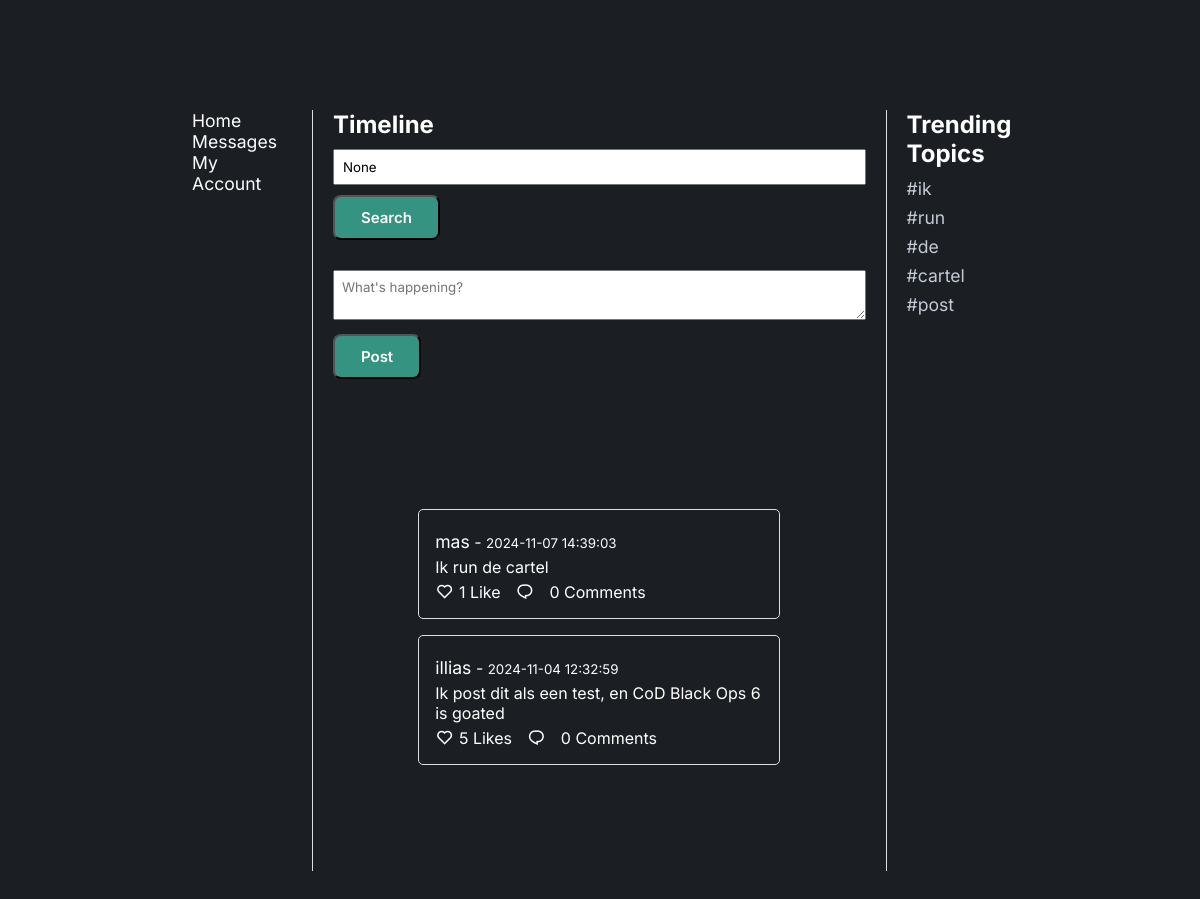
The app's page /home, older data.
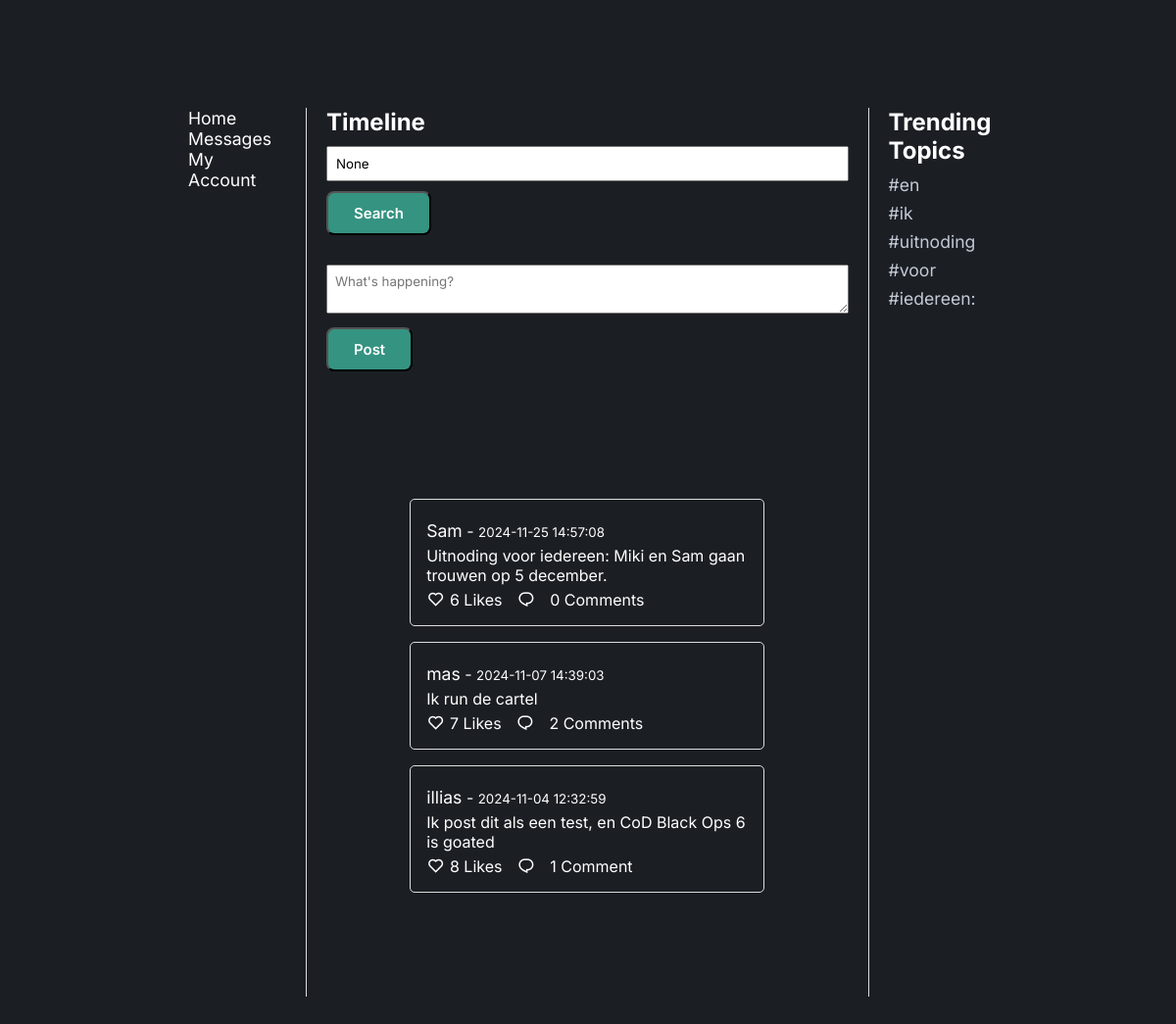
The same page, newer data.
### app/models.py (models this page shows, shortened)
class Post(db.Model):
    id = db.Column(db.Integer, primary_key=True)
    username = db.Column(db.String(50), nullable=False)
    content = db.Column(db.String(280), nullable=False)
    timestamp = db.Column(db.DateTime, default=datetime.utcnow)
    like_count = db.Column(db.Integer, default=0)
    topics = db.Column(db.String(200))
    comments = db.relationship('Comment', backref='post', cascade="all, delete-orphan")

### app/routes.py (the view)
@main.route('/home')
def home():
    search_query = request.args.get('query')
    if search_query:
        posts = Post.query.filter(
            (Post.username.contains(search_query)) |
            (Post.content.contains(search_query))
        ).order_by(Post.timestamp.desc()).all()
    else:
        posts = Post.query.order_by(Post.timestamp.desc()).all()
    trending_topics = get_trending_topics(posts)
    return render_template('home.html', posts=posts, search_query=search_query, trending_topics=trending_topics)

### app/routes.py (called while the page is built)
def get_trending_topics(posts, num_trends=5):
    words = []
    for post in posts:
        words.extend(post.content.lower().split())
    common_words = Counter(words).most_common(num_trends)
    trending_topics = [word for word, _ in common_words]
    return trending_topics

### app/templates/home.html (shortened to what this page needs)
<!DOCTYPE html>
<html lang="en">
  <head>
    <link rel="stylesheet" href="{{ url_for('static', filename='stylesheet.css') }}" />
    <link href="https://cdn.jsdelivr.net/npm/remixicon@4.3.0/fonts/remixicon.css" rel="stylesheet" />
  </head>
  <body>
    <section>
      <div class="container">
        <div class="main-content">
        <div class="navbar">
          <a href="{{ url_for('main.home') }}" >Home</a>
          <a href="{{ url_for('main.inbox') }}">Messages</a>
          <a href="{{ url_for('main.view_account') }}" class="account-link">My Account</a>
        </div>
          <div class="timeline-content">
            <h1>Timeline</h1>
            <form action="{{ url_for('main.home') }}" method="GET">
              <input type="text" name="query" placeholder="Search posts..." value="{{ search_query }}" />
              <button type="submit" class="i-btn">Search</button>
            </form>
            <form action="{{ url_for('main.post') }}" method="POST">
              <textarea name="content" placeholder="What's happening?" maxlength="280" required></textarea>
              <button type="submit" class="i-btn">Post</button>
            </form>
            <section id="posts">
              {% for post in posts %}
              <div class="post">
                <p><a href="{{ url_for('main.view_profile', username=post.username) }}" class="post-user">{{ post.username }}</a> - <small>{{ post.timestamp.strftime('%Y-%m-%d %H:%M:%S') }}</small></p>
              <p>{{ post.content }}</p>
                <div class="post-actions">
                  <form>
                    <button type="button" class="like-btn" data-post-id="{{ post.id }}">
                      <i class="ri-heart-line"></i>
                    </button>
                    <span id="like-count-{{ post.id }}">{{ post.like_count }} {{ 'Like' if post.like_count == 1 else 'Likes' }}</span>
                  </form>
                  <button id="toggle-btn-{{ post.id }}" onclick="toggleComments('{{ post.id }}')">
                    <i class="ri-chat-1-line" id="comment-icon-{{ post.id }}"></i>
                  </button>
                  <span>{{ post.comments|length }} {{ 'Comment' if post.comments|length == 1 else 'Comments' }}</span>
                </div>
              </div>
              {% endfor %}
            </section>
          </div>
          <div class="trending-topics">
            <h2>Trending Topics</h2>
            <ul>
              {% for topic in trending_topics %}
              <li>#{{ topic }}</li>
              {% endfor %}
            </ul>
          </div>
        </div>
    </section>
  </body>
</html>

### app/static/stylesheet.css (style rules this page uses)
* { padding: 0; margin: 0; box-sizing: border-box; font-family: "Inter", sans-serif; text-decoration: none; list-style: none; scroll-behavior: smooth; }
:root { --text-color: #fff; --bg-color: #1b1f24; --secong-bg-color: #22282f; --third-bg-color: #2d343f; --main-color: #359381; --second-color: #c3cad5; --tertiary-color: #93dfd5; --h1-font: 4.5rem; --h2-font: 2.9rem; --p-font: 1rem; }
body { color: var(--text-color); background: var(--bg-color); overflow-x: hidden; }
section { padding: 110px 16% 90px; background: var(--bg-color); }
.i-btn { display: inline-block; cursor: pointer; padding: 11px 26px; background: var(--main-color); color: var(--text-color); border-radius: 8px; font-size: 15px; font-weight: 600; transition: all 0.5s ease; }
.container { display: flex; justify-content: space-between; max-width: 100%; margin: 0 auto; }
.main-content { display: flex; width: 100%; }
.navbar { width: 15%; padding-right: 20px; border-right: 1px solid #ddd; }
.navbar a { display: inline-block; margin-right: 15px; color: var(--text-color); text-decoration: none; font-size: 1.1rem; }
.timeline-content { width: 75%; padding-right: 20px; padding-left: 20px; }
.trending-topics { width: 15%; padding-left: 20px; border-left: 1px solid #ddd; }
.trending-topics h2 { font-size: 1.5em; margin-bottom: 10px; color: var(--text-color); }
.trending-topics ul { list-style-type: none; }
.trending-topics ul li { font-size: 1.1em; color: var(--second-color); margin-bottom: 8px; }
form { margin-bottom: 20px; }
input, textarea { width: 100%; margin: 10px 0; padding: 8px; box-sizing: border-box; }
.post { position: relative; padding: 1rem; margin-bottom: 1rem; border: 1px solid #ddd; border-radius: 5px; }
.post p { margin: 5px 0; }
.post i { font-size: 18px; color: var(--text-color); cursor: pointer; }
.post button { background-color: transparent; color: var(--text-color); border: none; border-radius: 5px; cursor: pointer; }
.post-user { color: var(--text-color); font-size: 1.1rem; }
.post-actions { display: flex; align-items: center; gap: 15px; }
.post-actions button, .post-actions form { display: flex; align-items: center; gap: 5px; padding: 0; margin: 0; }

Row changes from the older to the newer data that the page shows:
added Post: username "Sam", timestamp "2024-11-25 14:57:08", content "Uitnoding voor iedereen: Miki en Sam gaan trouwen op 5 december.", like_count "6", like_count "Likes", comments|length "0", comments "Comments"
changed Post "mas": like_count "1" → "7"; like_count "Like" → "Likes"; comments|length "0" → "2"
changed Post "illias": like_count "5" → "8"; comments|length "0" → "1"; comments "Comments" → "Comment"
Text that changed along with them:
new list line: "# en"
new list line: "# uitnoding"
new list line: "# voor"
new list line: "# iedereen:"
list line gone: "# run"
list line gone: "# de"
list line gone: "# cartel"
list line gone: "# post"
